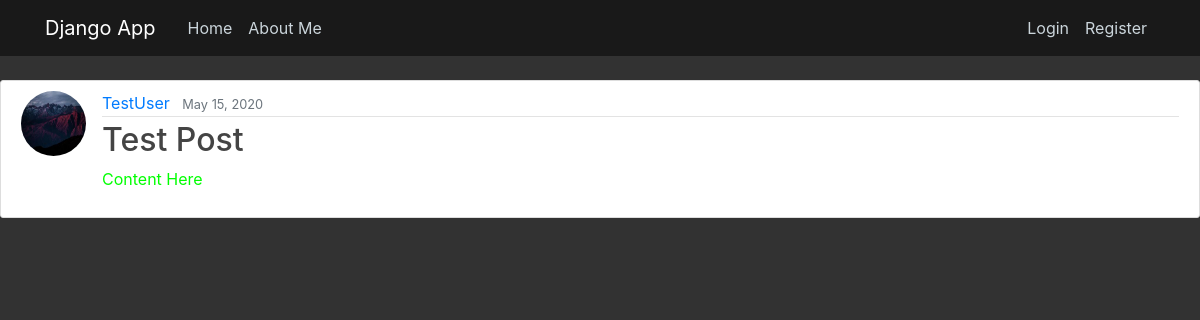
Page /post/6/ on the committed database.
### safee/models.py (models this page shows, shortened)
class Post(models.Model):
    title = models.CharField(max_length=100)
    content = models.TextField()
    date_posted = models.DateTimeField(default=timezone.now)
    author = models.ForeignKey(User, on_delete=models.CASCADE)

### users/models.py (models this page shows, shortened)
class Profile(models.Model):
    user = models.OneToOneField(User, on_delete=models.CASCADE)
    image = models.ImageField(default='default.jpg', upload_to='profile_pics')

### safee/views.py (the view)
# urls.py: path('post/<int:pk>/', PostDetailView.as_view(), name='post-detail'),
class PostDetailView(DetailView):
    model = Post

### safee/templates/safee/post_detail.html (shortened to what this page needs)
{% extends "safee/base.html" %}
{% block content %}
  <article class="media content-section">
    <img class="rounded-circle article-img" src="{{ object.author.profile.image.url }}">
    <div class="media-body">
      <div class="article-metadata">
        <a class="mr-2" href="#">{{ object.author }}</a>
        <small class="text-muted">{{ object.date_posted|date:"F d, Y" }}</small>
      </div>
      <h2 class="article-title">{{ object.title }}</h2>
      <p class="article-content">{{ object.content }}</p>
    </div>
  </article>
{% endblock content %}

### static/website/assets/css/main2.css (style rules this page uses)
body { background-image: url(../../images/bg.gif); background-size: cover; background-repeat: no-repeat; color: #333333; margin-top: 5rem; }
h1, h2, h3, h4, h5, h6 { color: #444444; }
.content-section { background: #ffffff; padding: 10px 20px; border: 1px solid #dddddd; border-radius: 3px; margin-bottom: 20px; }
.article-title { color: #444444; }
.article-content { white-space: pre-line; }
.article-img { height: 65px; width: 65px; margin-right: 16px; }
.article-metadata { padding-bottom: 1px; margin-bottom: 4px; border-bottom: 1px solid #e3e3e3 }

### safee/templates/safee/base.html (style rules this page uses)
body { background-color: #323232 }
p { color: #00FF00 }

### rows in the picture
Post: author.profile.image (picture), author "TestUser", date_posted "May 15, 2020", title "Test Post", content "Content Here"
